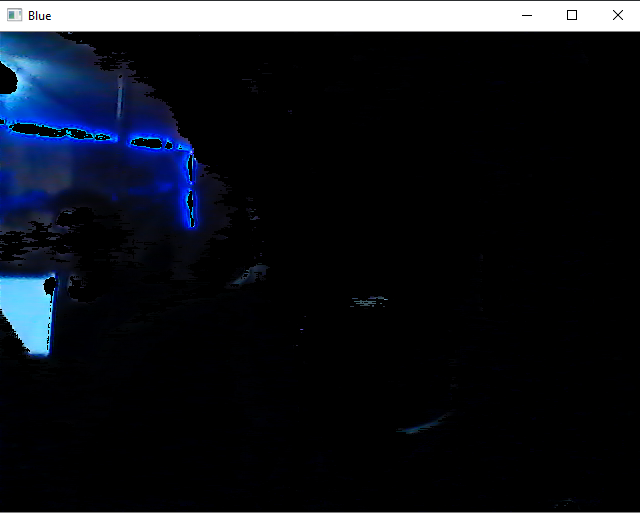
#> input picture UAS_20192_06.2017.1.06881_M ARDHI S_PENGOLAHAN CITRA DIGITAL_P/blue.PNG, 640 x 513 px, given in place of the camera
$ python rgb.py
#> lines starting #> are read from the running program, lines starting #| are printed output that depends on the picture; after the words box and inside, x2 and y2 are one past the last pixel; in counts of white or black regions, pixels touching at a corner belong together
import cv2
import numpy as np

cap = cv2.VideoCapture(0)

while True:
    _, frame = cap.read()
#> frame is the input picture: shape (513, 640, 3); mean B, G, R 29.1, 21.6, 18
    hsv_frame = cv2.cvtColor(frame, cv2.COLOR_BGR2HSV)
#> hsv_frame: shape (513, 640, 3); mean H, S, V 27, 49, 29.1

     # Red color
    low_red = np.array([161, 155, 84])
    high_red = np.array([179, 255, 255])
    red_mask = cv2.inRange(hsv_frame, low_red, high_red)
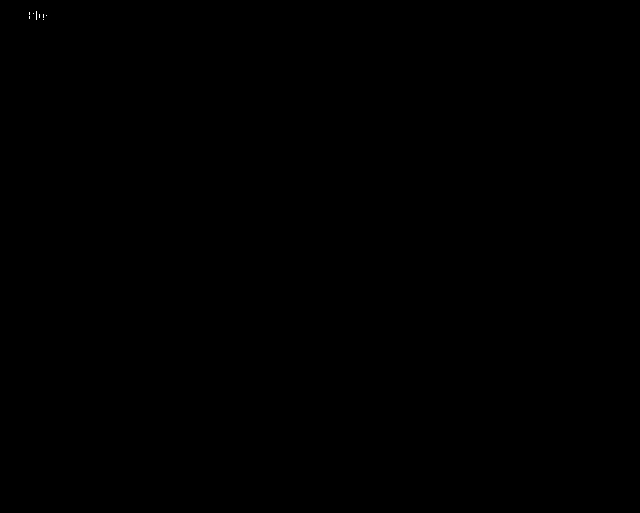
#> red_mask: shape (513, 640); 0.01% white in thin lines or dots, all inside (x1, y1, x2, y2) = (29, 11, 47, 20)
    red = cv2.bitwise_and(frame, frame, mask=red_mask)

     # Blue color
    low_blue = np.array([94, 80, 2])
    high_blue = np.array([126, 255, 255])
    blue_mask = cv2.inRange(hsv_frame, low_blue, high_blue)
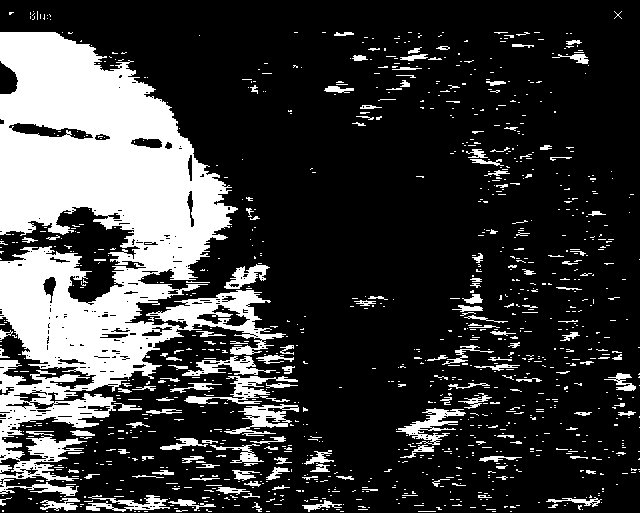
#> blue_mask: shape (513, 640); 23.3% white; 1098 white regions (937 under 20 px), largest, box (x1, y1, x2, y2) and area: (0, 32, 286, 497) 58251, (396, 408, 466, 445) 901, (184, 376, 298, 404) 900
    blue = cv2.bitwise_and(frame, frame, mask=blue_mask)
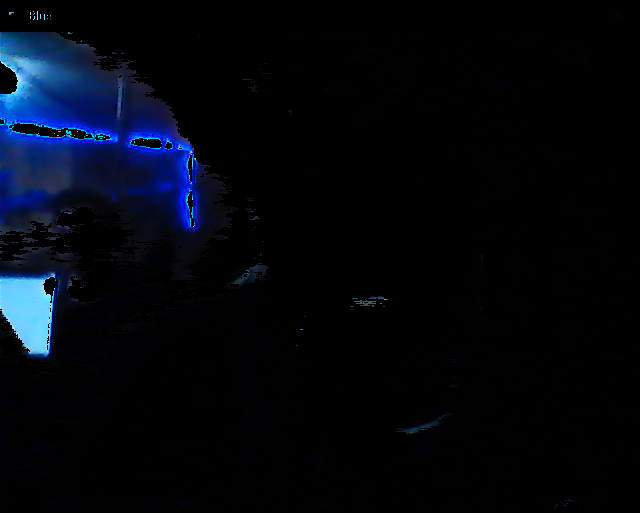
#> blue: shape (513, 640, 3); mean B, G, R 13.8, 6.3, 2.6

    # Green color
    low_green = np.array([25, 52, 72])
    high_green = np.array([102, 255, 255])
    green_mask = cv2.inRange(hsv_frame, low_green, high_green)
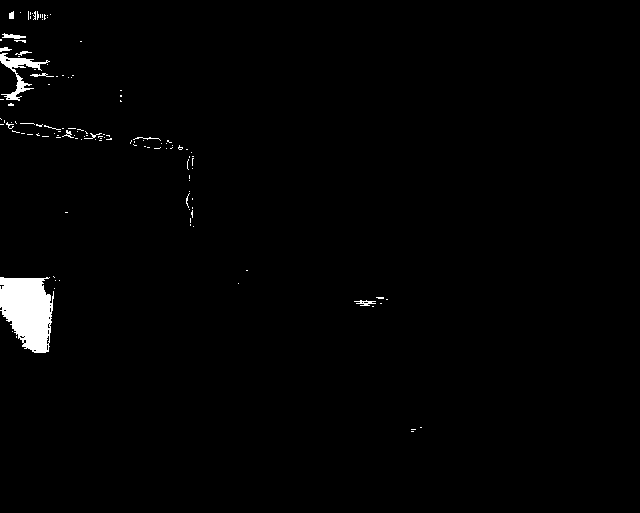
#> green_mask: shape (513, 640); 1.4% white; 126 white regions (112 under 20 px), largest, box (x1, y1, x2, y2) and area: (0, 277, 54, 353) 3014, (0, 53, 50, 101) 610, (2, 33, 26, 39) 78
    green = cv2.bitwise_and(frame, frame, mask=green_mask)

    # Every color except white
    low = np.array([0, 42, 0])
    high = np.array([179, 255, 255])
    mask = cv2.inRange(hsv_frame, low, high)
    result = cv2.bitwise_and(frame, frame, mask=mask)

    cv2.imshow("Frame", frame)
    cv2.imshow("Red", red)
    cv2.imshow("Blue", blue)
    cv2.imshow("Green", green)
    #cv2.imshow("Result", result)

    key = cv2.waitKey(1)
#> (key Esc is pressed here)
    if key == 27:
        break

$ run again, on UAS_20192_06.2017.1.06881_M ARDHI S_PENGOLAHAN CITRA DIGITAL_P/red.png
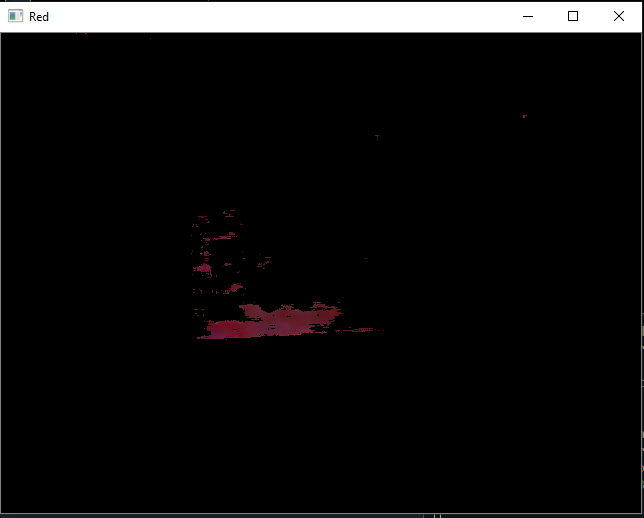
#> input picture UAS_20192_06.2017.1.06881_M ARDHI S_PENGOLAHAN CITRA DIGITAL_P/red.png, 644 x 518 px, given in place of the camera
#> frame is the input picture: shape (518, 644, 3); mean B, G, R 16.3, 16.1, 16.7
#> hsv_frame: shape (518, 644, 3); mean H, S, V 2.8, 2.9, 16.9
#> `red_mask = cv2.inRange(hsv_frame, low_red, high_red)`:
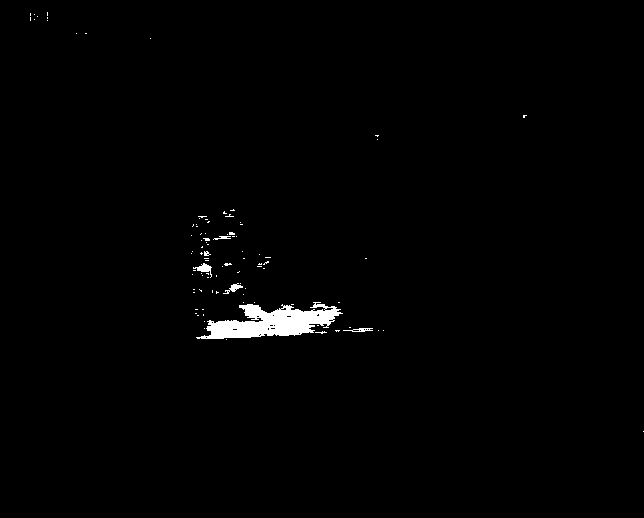
#> red_mask: shape (518, 644); 1% white; 95 white regions (89 under 20 px), largest, box (x1, y1, x2, y2) and area: (196, 302, 343, 339) 2852, (193, 263, 212, 278) 105, (223, 283, 243, 294) 80, (343, 328, 373, 332) 64, (213, 236, 231, 240) 39, (204, 251, 211, 256) 22
#> blue_mask: shape (518, 644); 0.66% white; 27 white regions (22 under 20 px), largest, box (x1, y1, x2, y2) and area: (0, 515, 434, 518) 1302, (441, 484, 644, 518) 640, (643, 387, 644, 431) 44, (642, 347, 644, 380) 33, (7, 0, 29, 1) 22
#> green_mask: shape (518, 644); 0.03% white in thin lines or dots
#> `mask = cv2.inRange(hsv_frame, low, high)`:
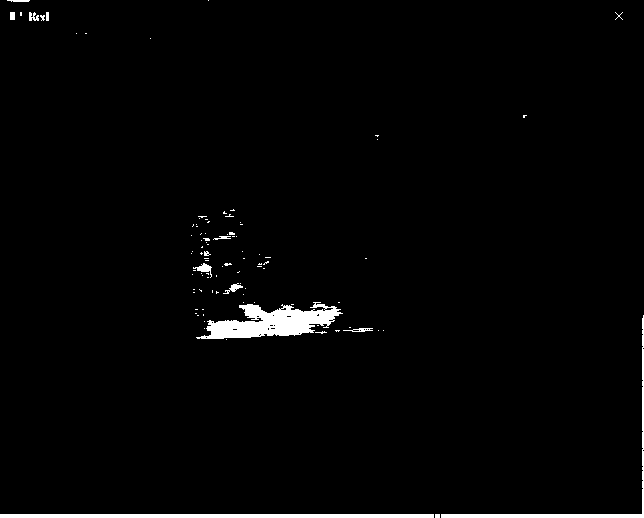
#> mask: shape (518, 644); 2% white; 97 white regions (84 under 20 px), largest, box (x1, y1, x2, y2) and area: (196, 302, 343, 339) 2852, (0, 514, 434, 518) 1736, (441, 315, 644, 518) 1194
